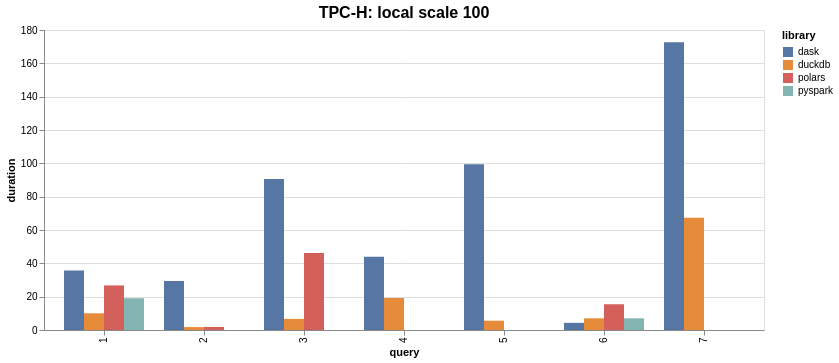

Express this chart as Vega-Lite.
### Vega-Lite specification from a JSON file in a GitHub repository (floating-point values rounded to 4 significant figures)
{"config": {"view": {"continuousWidth": 300, "continuousHeight": 300}, "title": {"fontSize": 16}}, "data": {"name": "data-050cc2a7b139dc42eb09e5029f1c8431"}, "mark": {"type": "bar"}, "encoding": {"color": {"field": "library", "scale": {"domain": ["dask", "duckdb", "polars", "pyspark"], "range": ["#5677a4ff", "#e68b39ff", "#d4605bff", "#82b5b2ff"]}, "type": "nominal"}, "tooltip": [{"field": "library", "type": "nominal"}, {"field": "duration", "type": "quantitative"}], "x": {"field": "query", "type": "nominal"}, "xOffset": {"field": "library", "type": "nominal"}, "y": {"field": "duration", "type": "quantitative"}}, "title": "TPC-H: local scale 100", "$schema": "https://vega.github.io/schema/vega-lite/v5.15.1.json", "datasets": {"data-050cc2a7b139dc42eb09e5029f1c8431": [{"name": "monday", "duration": 35.69, "library": "dask", "query": 1, "scale": 100}, {"name": "monday", "duration": 29.42, "library": "dask", "query": 2, "scale": 100}, {"name": "monday", "duration": 90.6, "library": "dask", "query": 3, "scale": 100}, {"name": "monday", "duration": 43.94, "library": "dask", "query": 4, "scale": 100}, {"name": "monday", "duration": 99.46, "library": "dask", "query": 5, "scale": 100}, {"name": "monday", "duration": 4.29, "library": "dask", "query": 6, "scale": 100}, {"name": "monday", "duration": 172.7, "library": "dask", "query": 7, "scale": 100}, {"name": "monday", "duration": 10.03, "library": "duckdb", "query": 1, "scale": 100}, {"name": "monday", "duration": 1.739, "library": "duckdb", "query": 2, "scale": 100}, {"name": "monday", "duration": 6.658, "library": "duckdb", "query": 3, "scale": 100}, {"name": "monday", "duration": 19.19, "library": "duckdb", "query": 4, "scale": 100}, {"name": "monday", "duration": 5.573, "library": "duckdb", "query": 5, "scale": 100}, {"name": "monday", "duration": 7.013, "library": "duckdb", "query": 6, "scale": 100}, {"name": "monday", "duration": 67.36, "library": "duckdb", "query": 7, "scale": 100}, {"name": "monday", "duration": 26.75, "library": "polars", "query": 1, "scale": 100}, {"name": "monday", "duration": 1.848, "library": "polars", "query": 2, "scale": 100}, {"name": "monday", "duration": 46.16, "library": "polars", "query": 3, "scale": 100}, {"name": "monday", "duration": 15.45, "library": "polars", "query": 6, "scale": 100}, {"name": "monday", "duration": 19.06, "library": "pyspark", "query": 1, "scale": 100}, {"name": "monday", "duration": 7.008, "library": "pyspark", "query": 6, "scale": 100}]}}
